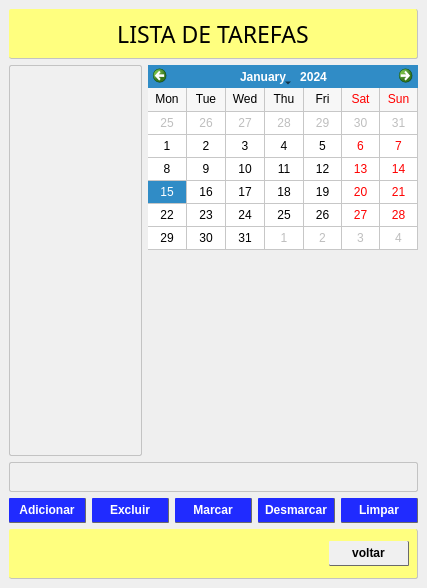
<?xml version="1.0" encoding="UTF-8"?>
<ui version="4.0">
 <class>MainWindow</class>
 <widget class="QMainWindow" name="MainWindow">
  <property name="geometry">
   <rect>
    <x>0</x>
    <y>0</y>
    <width>427</width>
    <height>588</height>
   </rect>
  </property>
  <property name="font">
   <font>
    <pointsize>9</pointsize>
   </font>
  </property>
  <property name="windowTitle">
   <string>MainWindow</string>
  </property>
  <property name="styleSheet">
   <string notr="true"/>
  </property>
  <widget class="QWidget" name="centralwidget">
   <layout class="QGridLayout" name="gridLayout">
    <item row="0" column="0" colspan="2">
     <widget class="QLabel" name="label_2">
      <property name="minimumSize">
       <size>
        <width>0</width>
        <height>50</height>
       </size>
      </property>
      <property name="font">
       <font>
        <family>Segoe Script</family>
        <pointsize>17</pointsize>
       </font>
      </property>
      <property name="styleSheet">
       <string notr="true">background-color: rgb(255, 255, 127);
border-bottom: 1px solid;
	border-bottom-color: #c3c3c3;
border-right: 1px solid;
	border-right-color: #c3c3c3;
border-radius: 2px;



</string>
      </property>
      <property name="text">
       <string>LISTA DE TAREFAS</string>
      </property>
      <property name="alignment">
       <set>Qt::AlignCenter</set>
      </property>
     </widget>
    </item>
    <item row="1" column="0" rowspan="2">
     <widget class="QListWidget" name="listWidget">
      <property name="minimumSize">
       <size>
        <width>130</width>
        <height>0</height>
       </size>
      </property>
      <property name="font">
       <font>
        <pointsize>12</pointsize>
       </font>
      </property>
      <property name="styleSheet">
       <string notr="true">border: 1px solid #c3c3c3;
background-color: rgb(240, 240, 240);
border-radius: 2px</string>
      </property>
     </widget>
    </item>
    <item row="1" column="1">
     <widget class="QCalendarWidget" name="calendarWidget">
      <property name="gridVisible">
       <bool>true</bool>
      </property>
      <property name="horizontalHeaderFormat">
       <enum>QCalendarWidget::ShortDayNames</enum>
      </property>
      <property name="verticalHeaderFormat">
       <enum>QCalendarWidget::NoVerticalHeader</enum>
      </property>
      <property name="navigationBarVisible">
       <bool>true</bool>
      </property>
      <property name="dateEditEnabled">
       <bool>false</bool>
      </property>
     </widget>
    </item>
    <item row="2" column="1">
     <widget class="QWidget" name="widget_img" native="true">
      <property name="sizePolicy">
       <sizepolicy hsizetype="MinimumExpanding" vsizetype="MinimumExpanding">
        <horstretch>0</horstretch>
        <verstretch>0</verstretch>
       </sizepolicy>
      </property>
      <property name="minimumSize">
       <size>
        <width>270</width>
        <height>200</height>
       </size>
      </property>
      <property name="maximumSize">
       <size>
        <width>270</width>
        <height>200</height>
       </size>
      </property>
      <property name="styleSheet">
       <string notr="true"/>
      </property>
      <layout class="QGridLayout" name="gridLayout_2">
       <item row="0" column="0">
        <widget class="QTextEdit" name="textEdit">
         <property name="sizePolicy">
          <sizepolicy hsizetype="MinimumExpanding" vsizetype="MinimumExpanding">
           <horstretch>0</horstretch>
           <verstretch>0</verstretch>
          </sizepolicy>
         </property>
         <property name="maximumSize">
          <size>
           <width>270</width>
           <height>200</height>
          </size>
         </property>
         <property name="font">
          <font>
           <family>Vladimir Script</family>
           <pointsize>20</pointsize>
          </font>
         </property>
         <property name="layoutDirection">
          <enum>Qt::LeftToRight</enum>
         </property>
         <property name="styleSheet">
          <string notr="true">
background-color: transparent;
border: transparent;</string>
         </property>
         <property name="sizeAdjustPolicy">
          <enum>QAbstractScrollArea::AdjustToContents</enum>
         </property>
         <property name="html">
          <string>&lt;!DOCTYPE HTML PUBLIC &quot;-//W3C//DTD HTML 4.0//EN&quot; &quot;http://www.w3.org/TR/REC-html40/strict.dtd&quot;&gt;
&lt;html&gt;&lt;head&gt;&lt;meta name=&quot;qrichtext&quot; content=&quot;1&quot; /&gt;&lt;style type=&quot;text/css&quot;&gt;
p, li { white-space: pre-wrap; }
&lt;/style&gt;&lt;/head&gt;&lt;body style=&quot; font-family:'Vladimir Script'; font-size:20pt; font-weight:400; font-style:normal;&quot;&gt;
&lt;p style=&quot;-qt-paragraph-type:empty; margin-top:0px; margin-bottom:0px; margin-left:0px; margin-right:0px; -qt-block-indent:0; text-indent:0px;&quot;&gt;&lt;br /&gt;&lt;/p&gt;&lt;/body&gt;&lt;/html&gt;</string>
         </property>
        </widget>
       </item>
      </layout>
     </widget>
    </item>
    <item row="4" column="0" colspan="2">
     <layout class="QHBoxLayout" name="horizontalLayout">
      <item>
       <widget class="QPushButton" name="btn_adicionar">
        <property name="minimumSize">
         <size>
          <width>0</width>
          <height>25</height>
         </size>
        </property>
        <property name="font">
         <font>
          <weight>75</weight>
          <bold>true</bold>
         </font>
        </property>
        <property name="styleSheet">
         <string notr="true">QPushButton{
color: white;
border-right:  1px solid;
	border-right-color: #6a6a6a;
border-bottom: 1px solid;
	border-bottom-color:#6a6a6a;
background-color:#202bff;
border-radius: 1px
}

QPushButton:pressed{
color: black;
border-left: 1px solid;
	border-left-color: #c3c3c3;
border-top: 1px solid;
	border-top-color:#c3c3c3;
border-right: transparent;
border-bottom: transparent;
background-color: rgb(240, 240, 240);
border-radius: 1px
}

</string>
        </property>
        <property name="text">
         <string>Adicionar</string>
        </property>
       </widget>
      </item>
      <item>
       <widget class="QPushButton" name="btn_excluir">
        <property name="minimumSize">
         <size>
          <width>0</width>
          <height>25</height>
         </size>
        </property>
        <property name="font">
         <font>
          <weight>75</weight>
          <bold>true</bold>
         </font>
        </property>
        <property name="styleSheet">
         <string notr="true">QPushButton{
color: white;
border-right:  1px solid;
	border-right-color: #6a6a6a;
border-bottom: 1px solid;
	border-bottom-color:#6a6a6a;
background-color:#202bff;
border-radius: 1px
}

QPushButton:pressed{
color: black;
border-left: 1px solid;
	border-left-color: #c3c3c3;
border-top: 1px solid;
	border-top-color:#c3c3c3;
border-right: transparent;
border-bottom: transparent;
background-color: rgb(240, 240, 240);
border-radius: 1px
}

</string>
        </property>
        <property name="text">
         <string>Excluir</string>
        </property>
       </widget>
      </item>
      <item>
       <widget class="QPushButton" name="btn_marcar">
        <property name="minimumSize">
         <size>
          <width>0</width>
          <height>25</height>
         </size>
        </property>
        <property name="font">
         <font>
          <weight>75</weight>
          <bold>true</bold>
         </font>
        </property>
        <property name="styleSheet">
         <string notr="true">QPushButton{
color: white;
border-right:  1px solid;
	border-right-color: #6a6a6a;
border-bottom: 1px solid;
	border-bottom-color:#6a6a6a;
background-color:#202bff;
border-radius: 1px
}

QPushButton:pressed{
color: black;
border-left: 1px solid;
	border-left-color: #c3c3c3;
border-top: 1px solid;
	border-top-color:#c3c3c3;
border-right: transparent;
border-bottom: transparent;
background-color: rgb(240, 240, 240);
border-radius: 1px
}

</string>
        </property>
        <property name="text">
         <string>Marcar</string>
        </property>
       </widget>
      </item>
      <item>
       <widget class="QPushButton" name="btn_desmarcar">
        <property name="minimumSize">
         <size>
          <width>0</width>
          <height>25</height>
         </size>
        </property>
        <property name="font">
         <font>
          <weight>75</weight>
          <bold>true</bold>
         </font>
        </property>
        <property name="styleSheet">
         <string notr="true">QPushButton{
color: white;
border-right:  1px solid;
	border-right-color: #6a6a6a;
border-bottom: 1px solid;
	border-bottom-color:#6a6a6a;
background-color:#202bff;
border-radius: 1px
}

QPushButton:pressed{
color: black;
border-left: 1px solid;
	border-left-color: #c3c3c3;
border-top: 1px solid;
	border-top-color:#c3c3c3;
border-right: transparent;
border-bottom: transparent;
background-color: rgb(240, 240, 240);
border-radius: 1px
}

</string>
        </property>
        <property name="text">
         <string>Desmarcar</string>
        </property>
       </widget>
      </item>
      <item>
       <widget class="QPushButton" name="btn_limpar">
        <property name="minimumSize">
         <size>
          <width>0</width>
          <height>25</height>
         </size>
        </property>
        <property name="font">
         <font>
          <weight>75</weight>
          <bold>true</bold>
         </font>
        </property>
        <property name="styleSheet">
         <string notr="true">QPushButton{
color: white;
border-right:  1px solid;
	border-right-color: #6a6a6a;
border-bottom: 1px solid;
	border-bottom-color:#6a6a6a;
background-color:#202bff;
border-radius: 1px
}

QPushButton:pressed{
color: black;
border-left: 1px solid;
	border-left-color: #c3c3c3;
border-top: 1px solid;
	border-top-color:#c3c3c3;
border-right: transparent;
border-bottom: transparent;
background-color: rgb(240, 240, 240);
border-radius: 1px
}

</string>
        </property>
        <property name="text">
         <string>Limpar</string>
        </property>
       </widget>
      </item>
     </layout>
    </item>
    <item row="5" column="0" colspan="2">
     <widget class="QWidget" name="widget" native="true">
      <property name="minimumSize">
       <size>
        <width>0</width>
        <height>50</height>
       </size>
      </property>
      <property name="styleSheet">
       <string notr="true">background-color: rgb(255, 255, 127);
border-bottom: 1px solid;
	border-bottom-color: #c3c3c3;
border-right: 1px solid;
	border-right-color: #c3c3c3;
border-radius: 2px;
</string>
      </property>
      <layout class="QHBoxLayout" name="horizontalLayout_3">
       <item>
        <layout class="QHBoxLayout" name="horizontalLayout_2">
         <item>
          <widget class="QLabel" name="label_3">
           <property name="styleSheet">
            <string notr="true">background-color: transparent;
border: transparent;</string>
           </property>
           <property name="text">
            <string/>
           </property>
          </widget>
         </item>
         <item>
          <widget class="QLabel" name="label">
           <property name="styleSheet">
            <string notr="true">background-color: transparent;
border: transparent;</string>
           </property>
           <property name="text">
            <string/>
           </property>
          </widget>
         </item>
         <item>
          <widget class="QPushButton" name="btn_voltar">
           <property name="minimumSize">
            <size>
             <width>0</width>
             <height>25</height>
            </size>
           </property>
           <property name="maximumSize">
            <size>
             <width>80</width>
             <height>16777215</height>
            </size>
           </property>
           <property name="font">
            <font>
             <weight>75</weight>
             <bold>true</bold>
            </font>
           </property>
           <property name="styleSheet">
            <string notr="true">QPushButton{
color: black;
border-right:  1px solid;
	border-right-color: #6a6a6a;
border-bottom: 1px solid;
	border-bottom-color:#6a6a6a;
background-color: rgb(240, 240, 240);
border-radius: 1px
}

QPushButton:pressed{
color: black;
border-left: 1px solid;
	border-left-color: #c3c3c3;
border-top: 1px solid;
	border-top-color:#c3c3c3;
border-right: transparent;
border-bottom: transparent;
background-color: rgb(240, 240, 240);
border-radius: 1px
}

</string>
           </property>
           <property name="text">
            <string>voltar</string>
           </property>
          </widget>
         </item>
        </layout>
       </item>
      </layout>
     </widget>
    </item>
    <item row="3" column="0" colspan="2">
     <widget class="QLineEdit" name="lineEdit">
      <property name="minimumSize">
       <size>
        <width>40</width>
        <height>30</height>
       </size>
      </property>
      <property name="font">
       <font>
        <pointsize>12</pointsize>
       </font>
      </property>
      <property name="styleSheet">
       <string notr="true">border: 1px solid #c3c3c3;
background-color: rgb(240, 240, 240);
border-radius: 2px</string>
      </property>
      <property name="text">
       <string/>
      </property>
     </widget>
    </item>
   </layout>
  </widget>
 </widget>
 <resources/>
 <connections/>
</ui>
